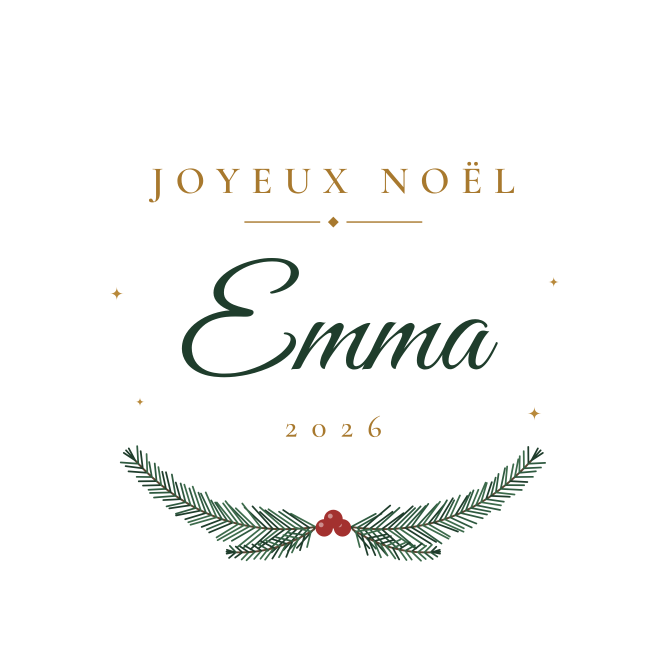
#> input picture sapin-et-lin/generateur/accueil-noel/boule-classique.png, 2000 x 2000 px (shown at 1/3 size)
$ python orn-mockup.py accueil-noel/boule-classique.png accueil-noel/boule-classique.png
#> lines starting #> are read from the running program, lines starting #| are printed output that depends on the picture; after the words box and inside, x2 and y2 are one past the last pixel; in counts of white or black regions, pixels touching at a corner belong together
import sys
from PIL import Image, ImageDraw, ImageFilter
src, out = sys.argv[1], sys.argv[2]
d = Image.open(src).convert('RGBA')
white = Image.new('RGBA', d.size, (255,255,255,255)); white.alpha_composite(d); d = white
#> after `white = Image.new('RGBA', d.size, (255, 255, 255, 255))`: white: PIL image 2000x2000 RGBA; every value is 255
D = 900
d = d.resize((D, D), Image.LANCZOS)
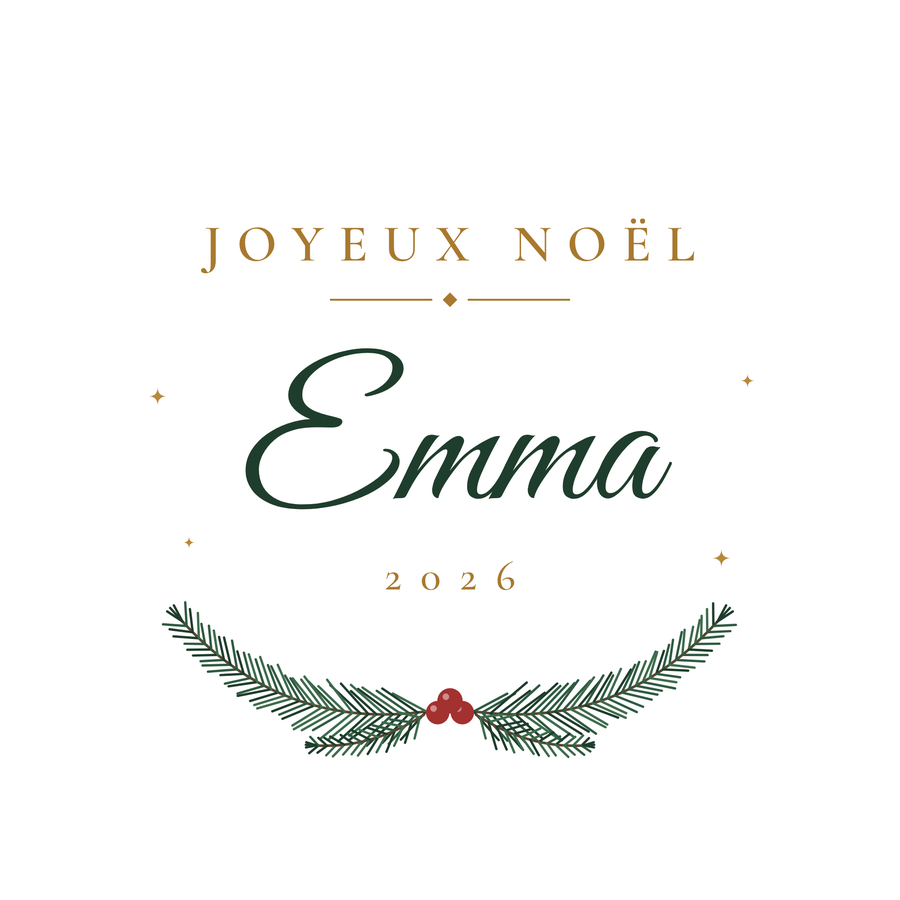
#> d: PIL image 900x900 RGBA; mean R, G, B, A 247.8, 248.4, 247.4, 255
cw, ch = 1400, 1400
c = Image.new('RGBA', (cw, ch), (236, 231, 222, 255))
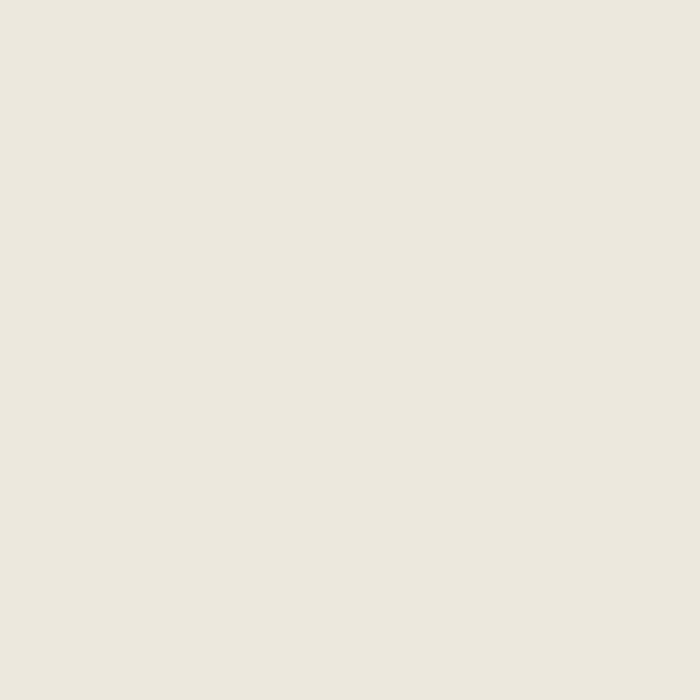
#> c: PIL image 1400x1400 RGBA (shown at 1/2 size); mean R, G, B, A 236, 231, 222, 255
ox, oy = (cw - D)//2, 330
sh = Image.new('L', (cw, ch), 0)
#> sh: PIL image 1400x1400 L; every value is 0
ImageDraw.Draw(sh).ellipse([ox+25, oy+45, ox+D+25, oy+D+45], fill=120)
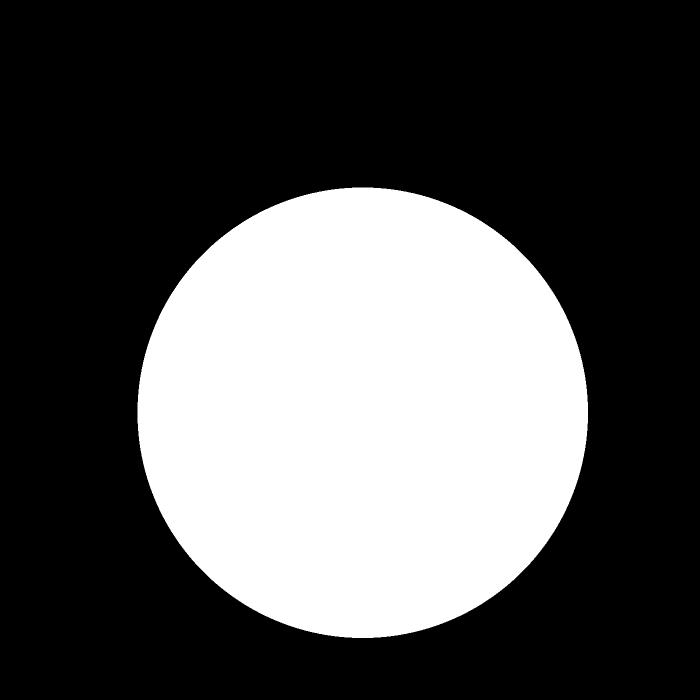
#> sh: PIL image 1400x1400 L (shown at 1/2 size); values 0 (black) and 120 (white), 32.5% white; 1 white region, box (x1, y1, x2, y2) and area: (275, 375, 1176, 1276) 637457
c.paste((160,150,135,255), (0,0), sh.filter(ImageFilter.GaussianBlur(30)))
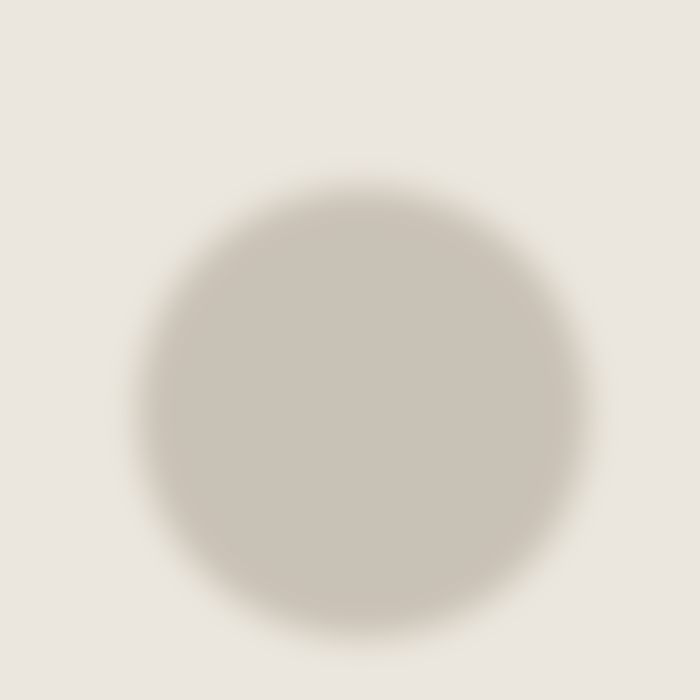
#> c: PIL image 1400x1400 RGBA (shown at 1/2 size); mean R, G, B, A 224.3, 218.6, 208.7, 255
m = Image.new('L', (D, D), 0); ImageDraw.Draw(m).ellipse([0,0,D-1,D-1], fill=255)
#> after `m = Image.new('L', (D, D), 0)`: m: PIL image 900x900 L; every value is 0
#> after `ImageDraw.Draw(m).ellipse([0, 0, D - 1, D - 1], fill=255)`:
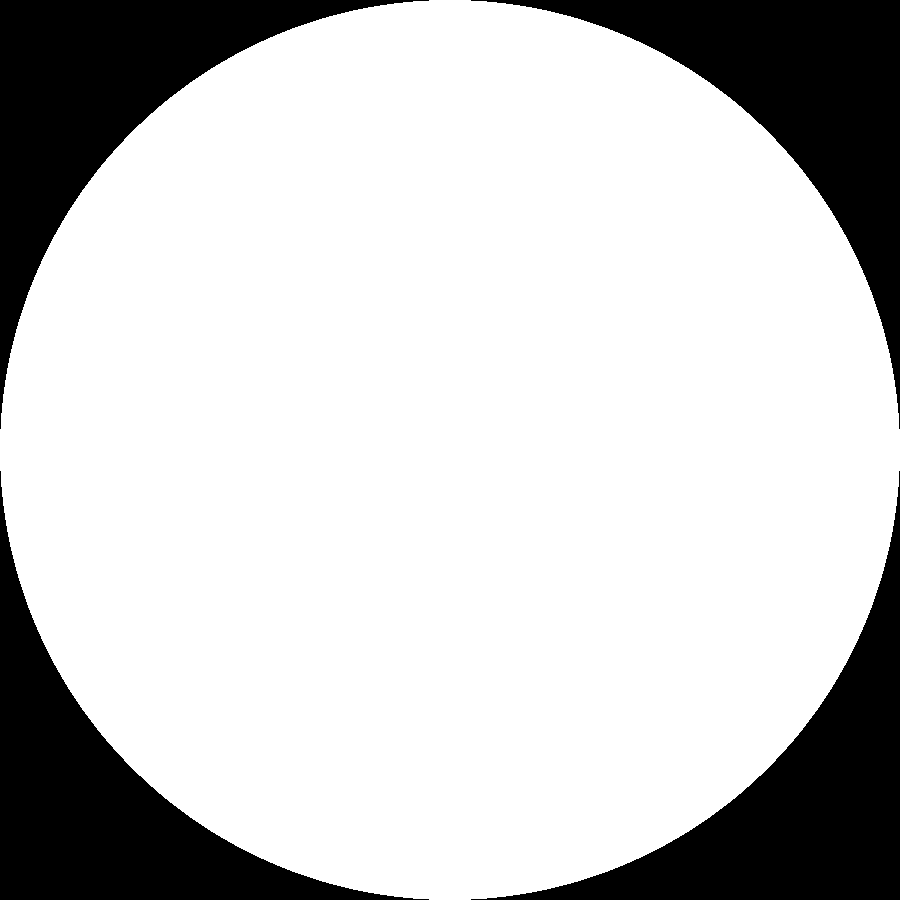
#> m: PIL image 900x900 L; 78.5% white; 4 black regions, box (x1, y1, x2, y2) and area: (0, 0, 429, 429) 43490, (471, 0, 900, 429) 43490, (0, 471, 429, 900) 43490, (471, 471, 900, 900) 43490
c.paste(d, (ox, oy), m)
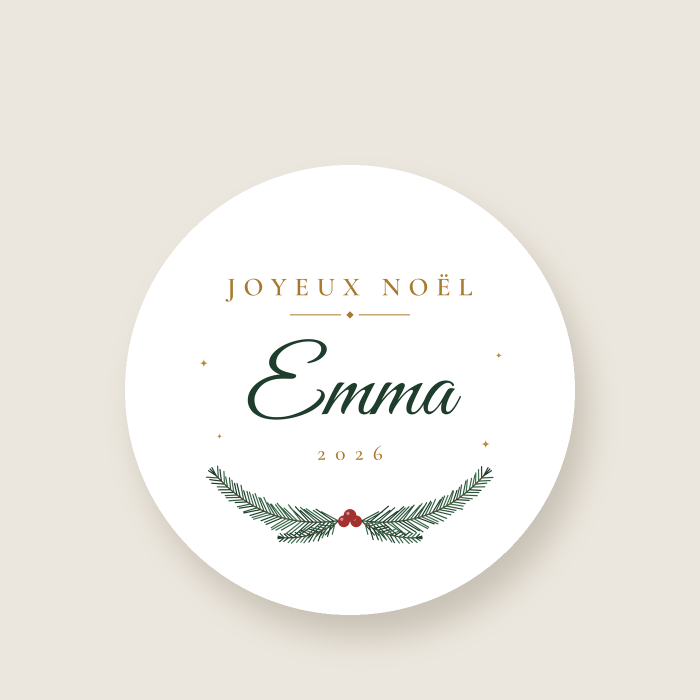
#> c: PIL image 1400x1400 RGBA (shown at 1/2 size); mean R, G, B, A 238.2, 235, 228.4, 255
dr = ImageDraw.Draw(c)
dr.ellipse([ox, oy, ox+D-1, oy+D-1], outline=(215,208,196,255), width=5)
hx, hy = cw//2, oy+48
dr.rectangle([hx-11, 0, hx+11, hy], fill=(163,49,47,255))
dr.ellipse([hx-20, hy-20, hx+20, hy+20], fill=(236,231,222,255), outline=(200,193,182,255), width=4)
c.convert('RGB').save(out, quality=90)
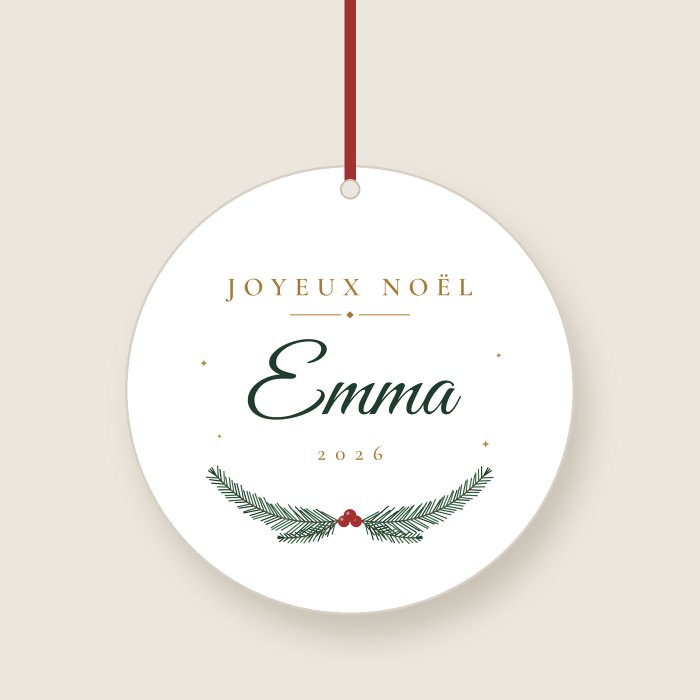
#> saved as boule-classique.png: PIL image 1400x1400 RGB (shown at 1/2 size); mean R, G, B 237.6, 233.9, 227.2
